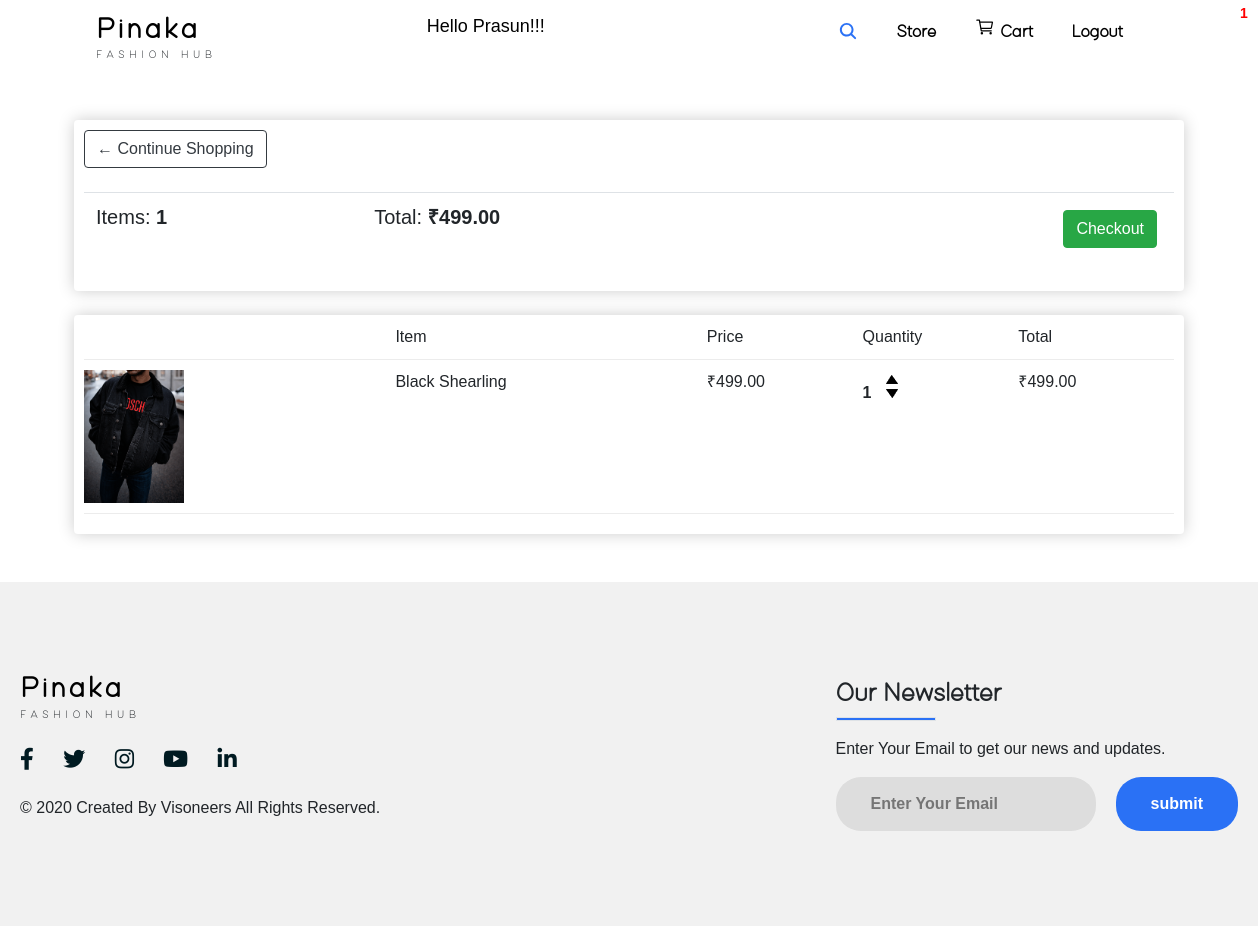
The app's page /cart/ (signed in) with its own data.
### store/models.py (models this page shows, shortened)
class Order(models.Model):
    customer=models.ForeignKey(Customer,on_delete=models.SET_NULL,blank=True,null=True)
    date_orderd=models.DateTimeField(auto_now_add=True)
    complete=models.BooleanField(default=False,null=True,blank=False)
    transaction_id=models.CharField(max_length=200,null=True)
    @property
    def get_cart_total(self):
        orderitems =self.orderitem_set.all()
        total=sum([item.get_total for item in orderitems])
        return total
    @property
    def get_cart_items(self):
        orderitems =self.orderitem_set.all()
        total=sum([item.quantity for item in orderitems])
        return total

class OrderItem(models.Model):
    product=models.ForeignKey(Product,on_delete=models.SET_NULL,blank=True,null=True)
    order=models.ForeignKey(Order,on_delete=models.SET_NULL,blank=True,null=True)
    quantity=models.IntegerField(default=0,null=True,blank=True)
    date_added=models.DateTimeField(auto_now_add=True)
    @property
    def get_total(self):
        total=self.product.price*self.quantity
        return total

class Product(models.Model):
    name=models.CharField(max_length=200,null=True)
    price=models.FloatField()
    digital=models.BooleanField(default=False,null=True,blank=False)
    image=models.ImageField(null=True,blank=True)
    @property
    def imageURL(self):
        try:
            url=self.image.url #chk
        except:
            url=' '
        return url

### store/views.py (the view)
# urls.py: path('cart/',views.cart,name="cart"),
@login_required(login_url='loginPage')
def cart(request):
    if request.user.is_authenticated:
        customer=request.user.customer
        order,created=Order.objects.get_or_create(customer=customer,complete=False)
        items=order.orderitem_set.all()
        cartItems=order.get_cart_items
    else:
        items=[]
        order={'get_cart_total':0,'get_cart_items':0,'shipping':False}
        cartItems=order['get_cart_items']
    context={'items':items,'order':order,'cartItems':cartItems}
    return render(request,'store/cart.html',context)

### store/templates/store/cart.html
{% extends 'store/main.html' %}
{% load static %}
{% block content %}
<div class="container">
    <br><br>
    <div class="row">
        <div class="col-lg-12">
            <div class="box-element">
                <a class="btn btn-outline-dark" href="{% url 'store'%}">&#x2190; Continue Shopping</a>
                <br>
                <br>
               <table class="table">
                   <tr>
                       <th><h5>Items: <strong>{{order.get_cart_items}}</strong></h5></th>
                       <th><h5>Total:<strong> ₹{{order.get_cart_total|floatformat:2}}</strong></h5></th>
                       <th>
                        <a style="float:right; margin:5px" class="btn btn-success" href="{% url 'checkout'%}">Checkout</a>
                     </th>
                   </tr>
                </table>
            </div>
            <br>
            <div class="box-element">
                <div class="cart-row">
                    <div style="flex:2"></div>
                    <div style="flex:2">Item</div>
                    <div style="flex:1">Price</div>
                    <div style="flex:1">Quantity</div>
                    <div style="flex:1">Total</div>
                </div>
                {% for item in items %}
            <div class="cart-row">
                    <div style="flex:2"><img class="row-image"src="{{item.product.imageURL}}"></div>
                    <div style="flex:2">{{item.product.name}}</div>
                    <div style="flex:1">₹{{item.product.price|floatformat:2}}</div>
                    <div style="flex:1">
                        <p class="quantity">{{item.quantity}}</p>
                        <div class="quantity">
                            <img data-product={{item.product.id}} data-action="add" class="chg-quantity update-cart" src="{% static  'images/uparrow.png' %}">
                            <img data-product={{item.product.id}} data-action="remove" class="chg-quantity update-cart" src="{% static  'images/downarrow.png' %}">
                        </div>
                    </div>
                    <div style="flex:1">₹{{item.get_total|floatformat:2}}</div>
            </div>
            {% endfor %}
            </div>
        </div>
    </div>
</div>
{% endblock content %}

### store/templates/store/main.html (shortened to what this page needs)
<!DOCTYPE html>
{% load static %}
<html lang="en">
<head>
    <link rel="stylesheet" href="https://cdn.jsdelivr.net/npm/bootstrap@4.5.3/dist/css/bootstrap.min.css">
    <link rel="stylesheet" href="https://cdnjs.cloudflare.com/ajax/libs/font-awesome/5.11.2/css/all.css">
    <link rel = "stylesheet" type = "text/css" href = "{% static 'css/main.css' %}">
    <link rel = "stylesheet" type = "text/css" href = "{% static 'css/carousel.css' %}">
</head>
<body>
    <p id="cart-total">{{cartItems}}</p>
    <div claas="web">
        <nav class="navigation">
            <div class="heading">
                <h1><a href="{% url 'store' %}">Pinaka</a></h1>
                <p>FASHION HUB</p>
            </div>
            <span class="hello-msg ">Hello {{request.user}}!!!</span>
            <div>
                <ul class="nav-menu">
                    <span class="search-box">
                    <li > <input class="input_box" type="text"  placeholder="Search">
                        <a class="search-btn" href="{% url 'store' %}" >
                            <ion-icon id="search-btn" name="search"></ion-icon>
                        </a>
                    </li>
                    </span>
                    <li><a href="{% url 'store' %}">Store</a></li>
                    <span>
                    <li><a href="{% url 'cart' %}"><ion-icon name="cart-outline"></ion-icon>Cart</ion-icon></a></li>
                    </span>
                    <span><a class="hello-msg" id="logout_btn " href="{% url 'logoutUser' %}">Logout</a></span>
                </ul>
            </div>
        </nav>
    </div>
    <div class="container-fluid">
        {% block content %}
        {% endblock content %}
    </div>
    <br><br>
    <footer>
        <div class="footer">
            <div class="left-col">
                <div class="heading">
                    <h1><a href="{% url 'store' %}">Pinaka</a></h1>
                    <p>FASHION HUB</p>
                </div>
                <div class="social-media">
                <a href="#"><i class="fab fa-facebook-f"></i></a>
                <a href="#"><i class="fab fa-twitter"></i></a>
                <a href="#"><i class="fab fa-instagram"></i></a>
                <a href="#"><i class="fab fa-youtube"></i></a>
                <a href="#"><i class="fab fa-linkedin-in"></i></a>
                </div>
                <p class="rights-text">© 2020 Created By Visoneers All Rights Reserved.</p>
            </div>
            <div class="right-col">
                <h1>Our Newsletter</h1>
                <div class="border"></div>
                <p>Enter Your Email to get our news and updates.</p>
                <form action="" class="newsletter-form">
                <input type="text" class="txtb" placeholder="Enter Your Email">
                <input type="submit" class="button" value="submit">
                </form>
            </div>
        </div>
      </footer>
</body>
</html>

### static/css/main.css (style rules this page uses)
html, body { margin: 0; padding: 0; width: 100%; height: 100vh; font-family: "Helvetica"; }
a, a:hover { color: black; text-decoration: none; }
ion-icon { font-size: 20px; padding-right: 6px; }
.search-box { position: relative; top: 35px; left: -10px; transform: translate(0,-100%); height:35px; background:rgba(255, 255, 255, 0); border-radius:3px; padding:10px; }
.input_box { height: 25px; background: none; border: none; outline:none; float:left; padding-right: 2px; color:black; font-size: 16px; transition: 0.4s all; line-height: 2px; width:0px; }
#search-btn { right:0px; padding-right:2px; }
.search-btn { top: -7px; color: #2a71f5; float: right; width: 35px; height: 32px; justify-content: center; line-height: 42px; text-align: center; border-radius: 50%; }
.navigation { z-index: 1; display: flex; flex-direction: row; justify-content: space-between; font-size: 1.5rem; padding: 0.8rem 6rem; height: 9vh; overflow: hidden; }
.heading { display: block; font-family: "Demure"; font-size: 1.3rem; letter-spacing: 3px; }
.heading h1 { font-size: 1.8rem; margin-block-end: 0em; font-weight: bold; }
.heading p { font-size: 0.7rem; letter-spacing: 4.5px; margin-block-start: 0em; font-weight: lighter; }
.navigation .nav-menu { margin: 0; display: flex; list-style-type: none; font-family: "Demure"; }
.navigation .nav-menu a { padding: 0rem 1.2rem; font-size: 1.1rem; position: relative; font-weight: bold; }
#cart-total { display: block; position: absolute; color: red; font-size: 14px; font-weight: bold; top:0.2rem; left:1240px; }
.hello-msg { font-size: 18px; color:black; margin-right:20px; }
.box-element { box-shadow:hsl(0, 0%, 80%) 0 0 16px; border-radius: 4px; background-color: #fff; padding: 10px; }
.cart-row { display: flex; align-items: flex-stretch; padding-bottom: 10px; margin-bottom: 10px; border-bottom: 1px solid #ececec ; }
.row-image { width: 100px; }
.quantity { display: inline-block; font-weight: 700; padding-right: 10px; }
.chg-quantity { width: 12px; cursor: pointer; display: block; margin-top: 5px; transition: 1s; }
footer { background: #f1f1f1; padding: 90px 0; }
.footer { max-width: 1300px; margin: auto; padding: 0 20px; display: flex; justify-content: space-between; align-items: center; flex-wrap: wrap-reverse; }
.social-media { margin: 20px 0; }
.social-media a { color: #001a21; margin-right: 25px; font-size: 22px; text-decoration: none; transition: .3s linear; }
.right-col h1 { font-family: "Demure"; font-weight: bold; font-size: 26px; }
.right-col p { margin-block-start: 1em; }
.border { width: 100px; height: 4px; background: #2a71f5; }
.newsletter-form { display: flex; justify-content: center; align-items: center; flex-wrap: wrap; }
.txtb { flex: 1; padding: 15px 35px; font-size: 16px; color: #293043; background: #ddd; border: none; font-weight: 700; outline: none; border-radius: 25px; min-width: 260px; }
.button { padding: 15px 35px; font-size: 16px; color: white; background: #2a71f5; border: none; font-weight: 700; outline: none; border-radius: 25px; margin-left: 20px; cursor: pointer; transition: opacity .3s linear; }

### records on screen
Order: get_cart_items "1", get_cart_total "499.00"
OrderItem: product.imageURL (picture), product.name "Black Shearling", product.price "499.00", quantity "1", get_total "499.00"

### other values on screen
{{ cartItems }} "1"
{{ request.user }} "Prasun"
